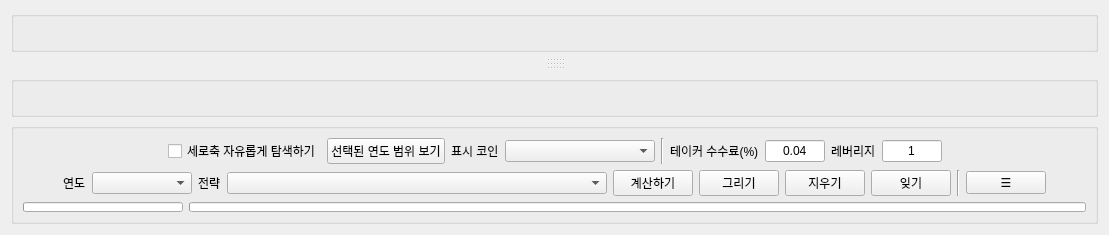
      <widget class="QWidget" name="tab_13">
       <attribute name="title">
        <string>시뮬레이션</string>
       </attribute>
       <layout class="QVBoxLayout" name="verticalLayout_10">
        <item>
         <widget class="QGroupBox" name="groupBox_4">
          <layout class="QHBoxLayout" name="horizontalLayout_10">
           <item>
            <widget class="QLabel" name="label_13">
             <property name="alignment">
              <set>Qt::AlignCenter</set>
             </property>
            </widget>
           </item>
          </layout>
         </widget>
        </item>
        <item>
         <widget class="QSplitter" name="splitter_2">
          <property name="orientation">
           <enum>Qt::Vertical</enum>
          </property>
          <widget class="QWidget" name="layoutWidget">
           <layout class="QHBoxLayout" name="horizontalLayout"/>
          </widget>
          <widget class="QWidget" name="horizontalLayoutWidget_2">
           <layout class="QHBoxLayout" name="horizontalLayout_19"/>
          </widget>
          <widget class="QWidget" name="horizontalLayoutWidget_6">
           <layout class="QHBoxLayout" name="horizontalLayout_31"/>
          </widget>
          <widget class="QWidget" name="horizontalLayoutWidget_4">
           <layout class="QHBoxLayout" name="horizontalLayout_30"/>
          </widget>
         </widget>
        </item>
        <item>
         <widget class="QGroupBox" name="groupBox_5">
          <layout class="QHBoxLayout" name="horizontalLayout_11">
           <item>
            <widget class="QLabel" name="label_19">
             <property name="alignment">
              <set>Qt::AlignCenter</set>
             </property>
            </widget>
           </item>
          </layout>
         </widget>
        </item>
        <item>
         <widget class="QGroupBox" name="groupBox_3">
          <property name="enabled">
           <bool>true</bool>
          </property>
          <layout class="QVBoxLayout" name="verticalLayout_6">
           <item>
            <layout class="QHBoxLayout" name="horizontalLayout_23">
             <item>
              <spacer name="horizontalSpacer_21">
               <property name="orientation">
                <enum>Qt::Horizontal</enum>
               </property>
               <property name="sizeHint" stdset="0">
                <size>
                 <width>40</width>
                 <height>20</height>
                </size>
               </property>
              </spacer>
             </item>
             <item>
              <widget class="QCheckBox" name="checkBox_3">
               <property name="text">
                <string>세로축 자유롭게 탐색하기</string>
               </property>
              </widget>
             </item>
             <item>
              <widget class="QPushButton" name="pushButton_15">
               <property name="text">
                <string>선택된 연도 범위 보기</string>
               </property>
              </widget>
             </item>
             <item>
              <widget class="QLabel" name="label_10">
               <property name="text">
                <string>표시 코인</string>
               </property>
              </widget>
             </item>
             <item>
              <widget class="QComboBox" name="comboBox_6">
               <property name="minimumSize">
                <size>
                 <width>150</width>
                 <height>0</height>
                </size>
               </property>
               <property name="maximumSize">
                <size>
                 <width>150</width>
                 <height>16777215</height>
                </size>
               </property>
              </widget>
             </item>
             <item>
              <widget class="Line" name="line_2">
               <property name="orientation">
                <enum>Qt::Vertical</enum>
               </property>
              </widget>
             </item>
             <item>
              <widget class="QLabel" name="label_4">
               <property name="text">
                <string>테이커 수수료(%)</string>
               </property>
              </widget>
             </item>
             <item>
              <widget class="QLineEdit" name="lineEdit_5">
               <property name="sizePolicy">
                <sizepolicy hsizetype="Fixed" vsizetype="Fixed">
                 <horstretch>0</horstretch>
                 <verstretch>0</verstretch>
                </sizepolicy>
               </property>
               <property name="minimumSize">
                <size>
                 <width>60</width>
                 <height>0</height>
                </size>
               </property>
               <property name="maximumSize">
                <size>
                 <width>60</width>
                 <height>16777215</height>
                </size>
               </property>
               <property name="text">
                <string>0.04</string>
               </property>
               <property name="alignment">
                <set>Qt::AlignCenter</set>
               </property>
              </widget>
             </item>
             <item>
              <widget class="QLabel" name="label_17">
               <property name="text">
                <string>레버리지</string>
               </property>
              </widget>
             </item>
             <item>
              <widget class="QLineEdit" name="lineEdit_2">
               <property name="sizePolicy">
                <sizepolicy hsizetype="Fixed" vsizetype="Fixed">
                 <horstretch>0</horstretch>
                 <verstretch>0</verstretch>
                </sizepolicy>
               </property>
               <property name="minimumSize">
                <size>
                 <width>60</width>
                 <height>0</height>
                </size>
               </property>
               <property name="maximumSize">
                <size>
                 <width>60</width>
                 <height>16777215</height>
                </size>
               </property>
               <property name="text">
                <string>1</string>
               </property>
               <property name="alignment">
                <set>Qt::AlignCenter</set>
               </property>
              </widget>
             </item>
             <item>
              <spacer name="horizontalSpacer_22">
               <property name="orientation">
                <enum>Qt::Horizontal</enum>
               </property>
               <property name="sizeHint" stdset="0">
                <size>
                 <width>40</width>
                 <height>20</height>
                </size>
               </property>
              </spacer>
             </item>
            </layout>
           </item>
           <item>
            <layout class="QHBoxLayout" name="horizontalLayout_9">
             <item>
              <spacer name="horizontalSpacer_13">
               <property name="orientation">
                <enum>Qt::Horizontal</enum>
               </property>
               <property name="sizeHint" stdset="0">
                <size>
                 <width>40</width>
                 <height>20</height>
                </size>
               </property>
              </spacer>
             </item>
             <item>
              <widget class="QLabel" name="label_23">
               <property name="text">
                <string>연도</string>
               </property>
              </widget>
             </item>
             <item>
              <widget class="QComboBox" name="comboBox_5">
               <property name="minimumSize">
                <size>
                 <width>100</width>
                 <height>0</height>
                </size>
               </property>
               <property name="maximumSize">
                <size>
                 <width>100</width>
                 <height>16777215</height>
                </size>
               </property>
              </widget>
             </item>
             <item>
              <widget class="QLabel" name="label_22">
               <property name="text">
                <string>전략</string>
               </property>
              </widget>
             </item>
             <item>
              <widget class="QComboBox" name="comboBox">
               <property name="minimumSize">
                <size>
                 <width>380</width>
                 <height>0</height>
                </size>
               </property>
               <property name="maximumSize">
                <size>
                 <width>380</width>
                 <height>16777215</height>
                </size>
               </property>
               <property name="currentIndex">
                <number>-1</number>
               </property>
              </widget>
             </item>
             <item>
              <widget class="QPushButton" name="pushButton_3">
               <property name="sizePolicy">
                <sizepolicy hsizetype="Fixed" vsizetype="Fixed">
                 <horstretch>0</horstretch>
                 <verstretch>0</verstretch>
                </sizepolicy>
               </property>
               <property name="text">
                <string>계산하기</string>
               </property>
              </widget>
             </item>
             <item>
              <widget class="QPushButton" name="pushButton_17">
               <property name="text">
                <string>그리기</string>
               </property>
              </widget>
             </item>
             <item>
              <widget class="QPushButton" name="pushButton_4">
               <property name="sizePolicy">
                <sizepolicy hsizetype="Fixed" vsizetype="Fixed">
                 <horstretch>0</horstretch>
                 <verstretch>0</verstretch>
                </sizepolicy>
               </property>
               <property name="text">
                <string>지우기</string>
               </property>
              </widget>
             </item>
             <item>
              <widget class="QPushButton" name="pushButton_16">
               <property name="text">
                <string>잊기</string>
               </property>
              </widget>
             </item>
             <item>
              <widget class="Line" name="line_4">
               <property name="orientation">
                <enum>Qt::Vertical</enum>
               </property>
              </widget>
             </item>
             <item>
              <widget class="QPushButton" name="pushButton_11">
               <property name="sizePolicy">
                <sizepolicy hsizetype="Fixed" vsizetype="Fixed">
                 <horstretch>0</horstretch>
                 <verstretch>0</verstretch>
                </sizepolicy>
               </property>
               <property name="text">
                <string>☰</string>
               </property>
              </widget>
             </item>
             <item>
              <spacer name="horizontalSpacer_14">
               <property name="orientation">
                <enum>Qt::Horizontal</enum>
               </property>
               <property name="sizeHint" stdset="0">
                <size>
                 <width>40</width>
                 <height>20</height>
                </size>
               </property>
              </spacer>
             </item>
            </layout>
           </item>
           <item>
            <layout class="QHBoxLayout" name="horizontalLayout_8">
             <item>
              <widget class="QProgressBar" name="progressBar_4">
               <property name="minimumSize">
                <size>
                 <width>160</width>
                 <height>0</height>
                </size>
               </property>
               <property name="maximumSize">
                <size>
                 <width>160</width>
                 <height>16777215</height>
                </size>
               </property>
               <property name="font">
                <font>
                 <pointsize>1</pointsize>
                </font>
               </property>
               <property name="maximum">
                <number>1000</number>
               </property>
               <property name="textVisible">
                <bool>false</bool>
               </property>
              </widget>
             </item>
             <item>
              <widget class="QProgressBar" name="progressBar">
               <property name="font">
                <font>
                 <pointsize>1</pointsize>
                </font>
               </property>
               <property name="maximum">
                <number>1000</number>
               </property>
               <property name="textVisible">
                <bool>false</bool>
               </property>
              </widget>
             </item>
            </layout>
           </item>
          </layout>
         </widget>
        </item>
       </layout>
      </widget>
